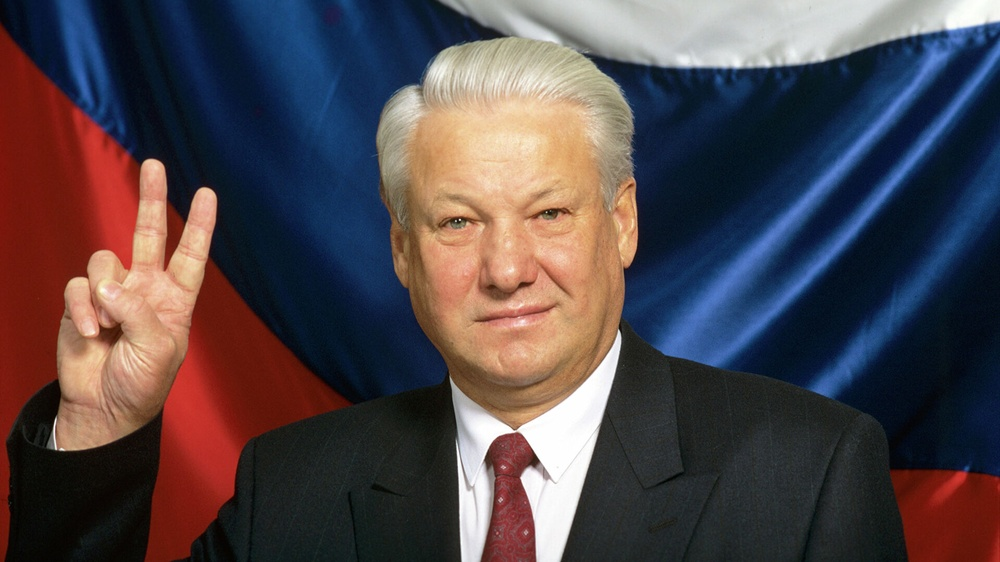
//> input picture chapter2/example_2_8/picture.jpg, 1000 x 562 px, shrunk from 1920 x 1080 before the run
$ ./main   (built with g++ and OpenCV 4)
//> lines starting //> are read from the running program, lines starting //| are printed output that depends on the picture
#include <iostream>
#include <opencv2/opencv.hpp>

using namespace std;

int main()
{
    cv::Mat img_rgb, img_gry, img_cny;

    cv::namedWindow("Example Gray", cv::WINDOW_AUTOSIZE);
    cv::namedWindow("Example Canny", cv::WINDOW_AUTOSIZE);

    img_rgb = cv::imread("picture.jpg");
//> img_rgb is the input picture: 562 rows x 1000 cols, CV_8UC3; mean B, G, R 74.3, 69.5, 80.3

    cv::Mat out;

    /* Заблюрю чтобы границы лучше распознать */
    cv::GaussianBlur(img_rgb, out, cv::Size(5, 5), 3, 3);
   // cv::GaussianBlur(out, out, cv::Size(5,5), 3, 3);

  //  cv::cvtColor(img_rgb, img_gry, cv::COLOR_BGR2GRAY); //default exexrice
    cv::cvtColor(out, img_gry, cv::COLOR_BGR2GRAY);
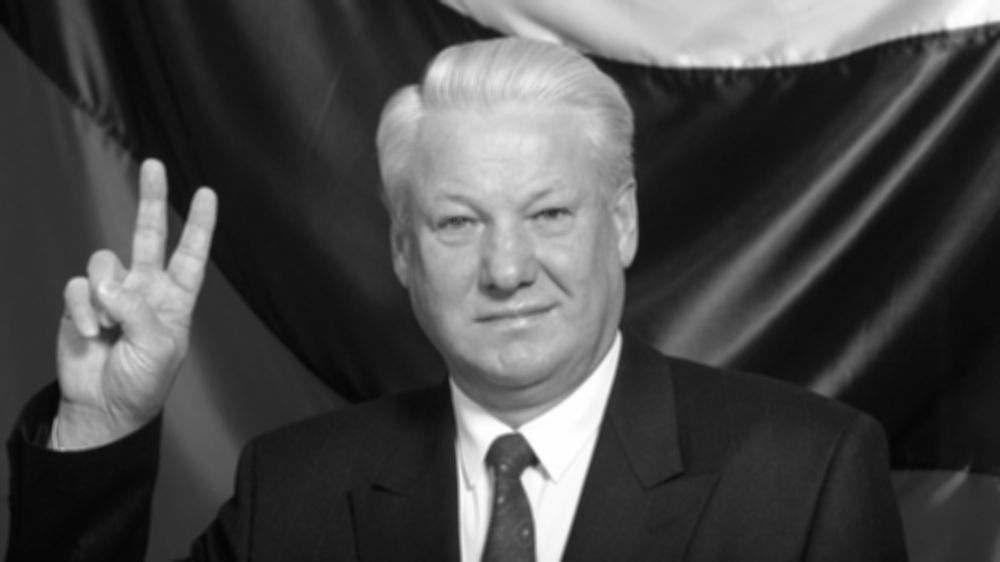
//> img_gry: 562 rows x 1000 cols, CV_8UC1; min 4, max 254, mean 73.3
    cv::imshow( "Example Gray", img_gry );

    cv::Canny(img_gry, img_cny, 10, 100, 3, true);
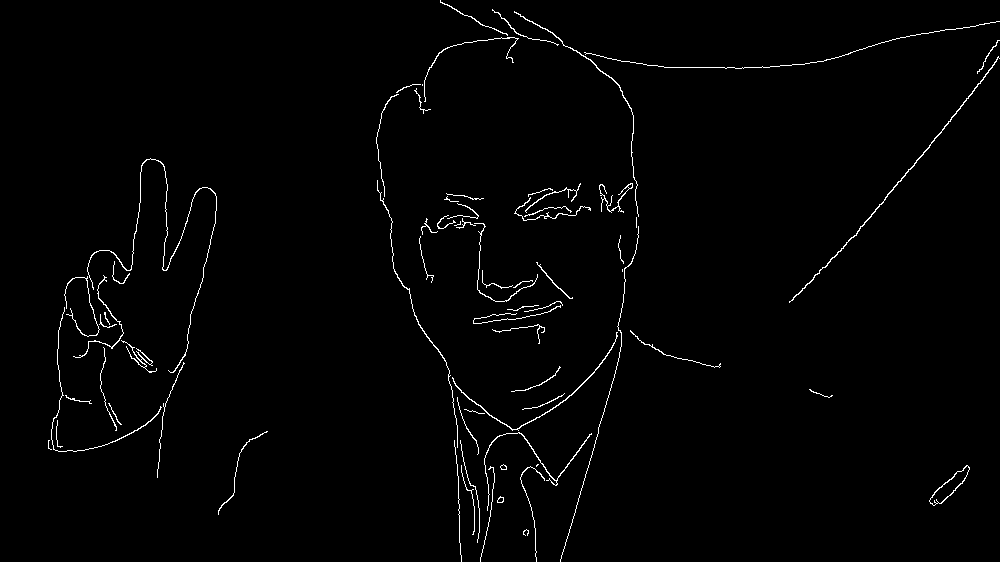
//> img_cny: 562 rows x 1000 cols, CV_8UC1; 1.4% white in thin lines or dots
    cv::imshow( "Example Canny", img_cny);

    cv::waitKey(0);
    return 0;
}
